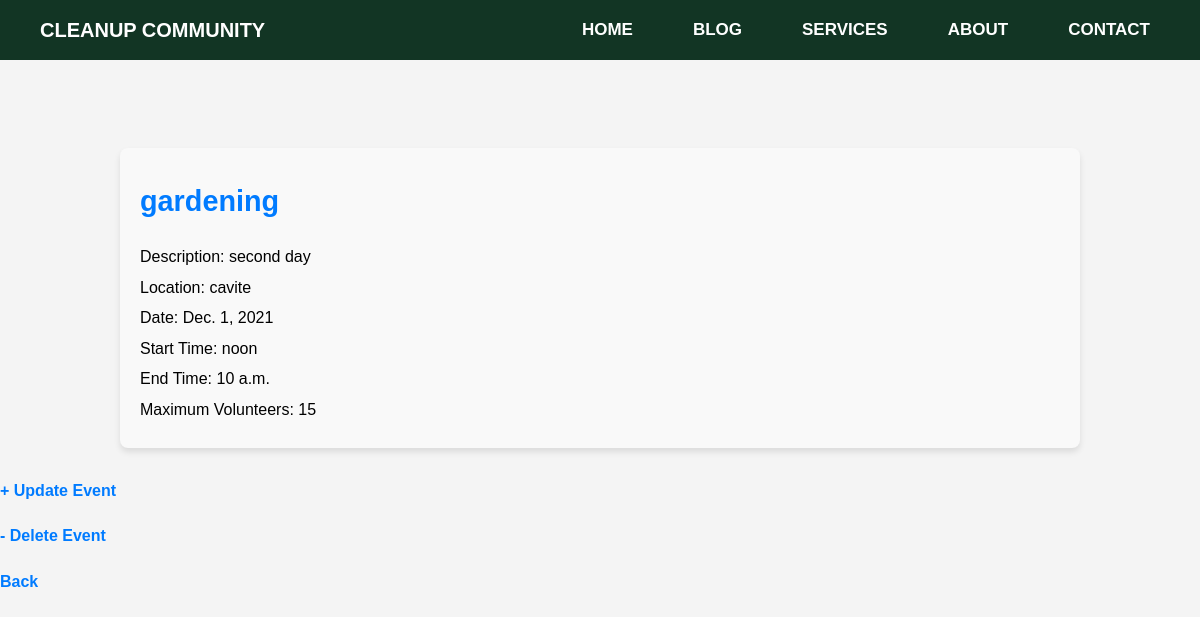
The app's page /event/19, older data.
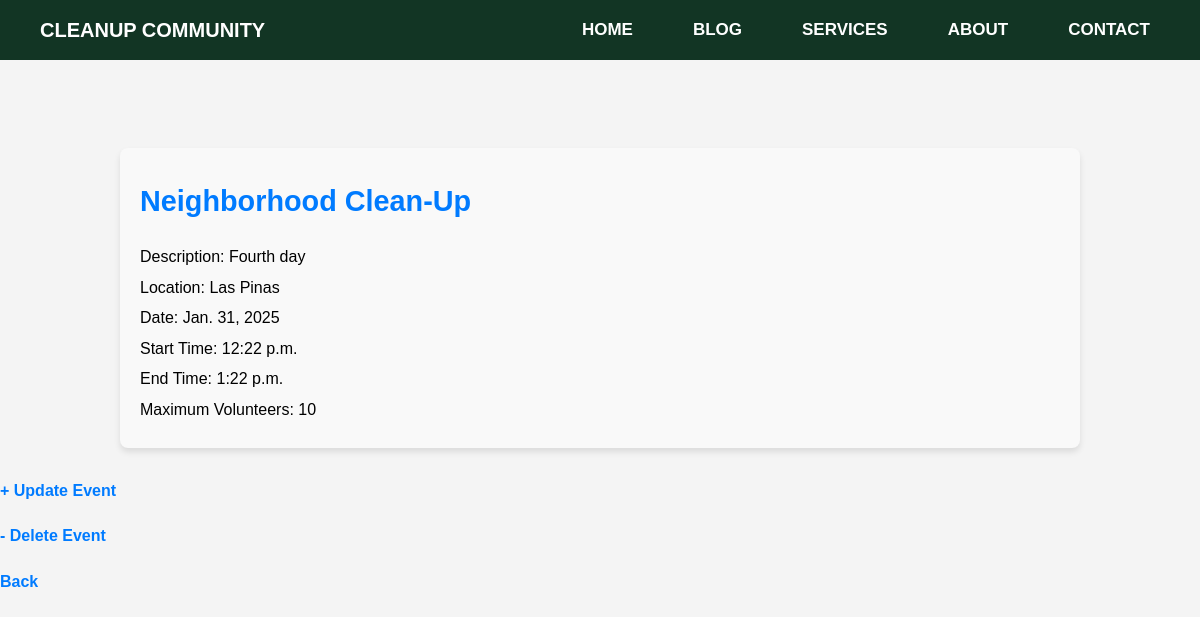
The same page, newer data.
### app/models.py (models this page shows, shortened)
class Event(models.Model):
    title = models.CharField(max_length=100)
    description = models.TextField(max_length =300)
    location = models.CharField(max_length=255)
    event_date = models.DateField()
    start_time = models.TimeField()
    end_time = models.TimeField()
    max_volunteers = models.IntegerField()

### app/views.py (the view)
# urls.py: path('event/<int:pk>', EventDetailView.as_view(), name='event_detail'),
class EventDetailView(DetailView):
    model = Event
    context_object_name = 'Events'
    template_name = 'app/event_detail.html'

### app/templates/app/event_detail.html (shortened to what this page needs)
{% include 'app/base.html' %}
{% load static %}
{% block content %}
<link rel="stylesheet" href="{% static 'css/event_detail.css' %}">
<div class="post-entry">
    <h2><a href=""> {{Events.title}}</a> </h2>
    <p>Description: {{Events.description}}</p>
    <p>Location:  {{Events.location}}</p>
    <p>Date:        {{Events.event_date}}</p>
    <p>Start Time:  {{Events.start_time}}</p>
    <p>End Time:    {{Events.end_time}}</p>
    <p>Maximum Volunteers: {{Events.max_volunteers}}</p>
</div>
    <a href="{% url 'event_update' object.pk %}">+ Update Event</a><br>
    <a href="{% url 'event_delete' object.pk %}">- Delete Event</a><br>
    <a href="/services">Back</a>
{% endblock content %}

Row changes from the older to the newer data that the page shows:
changed Event: title "gardening" → "Neighborhood Clean-Up"; description "second day" → "Fourth day"; location "cavite" → "Las Pinas"; event_date "Dec. 1, 2021" → "Jan. 31, 2025"; start_time "noon" → "12:22 p.m."; end_time "10 a.m." → "1:22 p.m."; max_volunteers "15" → "10"
